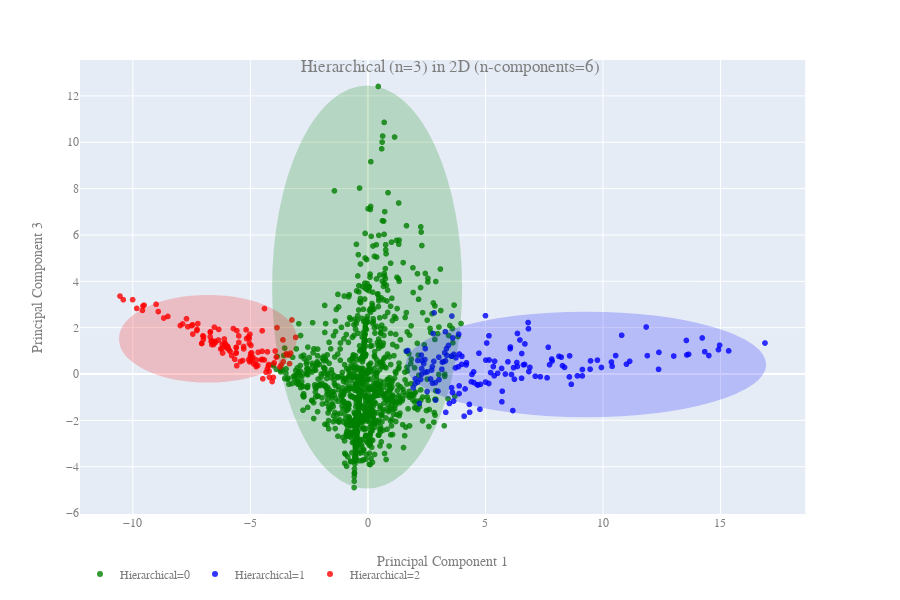

The cell this chart's notebook holds for it:
### Code cell
mod = 'Hierarchical'
two_d(mod, n_clusters=3)

### Figure 1 — Plotly figure (JSON) as saved in the notebook; plotly's stock layout.template omitted (floating-point values rounded to 4 significant figures; data arrays with more than 128 entries replaced by an {"elided": "..."} marker saying what was removed)
{"data": [{"hoverlabel": {"namelength": 0}, "hovertemplate": "Hierarchical=0<br>pc1=%{x}<br>pc3=%{y}", "legendgroup": "Hierarchical=0", "marker": {"color": "green", "opacity": 0.8, "symbol": "circle"}, "mode": "markers", "name": "Hierarchical=0", "showlegend": true, "type": "scattergl", "x": {"elided": "1067 float values"}, "xaxis": "x", "y": {"elided": "1067 float values"}, "yaxis": "y"}, {"hoverlabel": {"namelength": 0}, "hovertemplate": "Hierarchical=1<br>pc1=%{x}<br>pc3=%{y}", "legendgroup": "Hierarchical=1", "marker": {"color": "blue", "opacity": 0.8, "symbol": "circle"}, "mode": "markers", "name": "Hierarchical=1", "showlegend": true, "type": "scattergl", "x": {"elided": "152 float values"}, "xaxis": "x", "y": {"elided": "152 float values"}, "yaxis": "y"}, {"hoverlabel": {"namelength": 0}, "hovertemplate": "Hierarchical=2<br>pc1=%{x}<br>pc3=%{y}", "legendgroup": "Hierarchical=2", "marker": {"color": "red", "opacity": 0.8, "symbol": "circle"}, "mode": "markers", "name": "Hierarchical=2", "showlegend": true, "type": "scattergl", "x": [-3.454, -6.099, -3.331, -4.273, -4.498, -3.067, -3.465, -3.348, -4.495, -4.072, -3.686, -5.578, -4.771, -4.23, -6.669, -4.272, -3.738, -6.709, -6.209, -5.038, -4.468, -4.948, -5.491, -6.992, -9.01, -8.917, -4.738, -7.98, -4.99, -3.284, -4.687, -7.494, -4.495, -4.858, -7.716, -5.905, -4.329, -4.019, -8.684, -5.859, -5.282, -6.2, -6.53, -5.072, -4.217, -9.568, -3.981, -3.942, -6.357, -5.72, -6.073, -6.105, -5.986, -4.196, -6.699, -6.699, -5.328, -7.447, -7.66, -7.272, -7.233, -3.597, -9.833, -5.572, -6.483, -5.489, -5.0, -8.508, -10.01, -5.602, -9.522, -4.668, -4.967, -3.897, -5.604, -5.793, -4.749, -6.005, -7.017, -5.6, -4.973, -5.045, -6.181, -5.026, -4.526, -6.998, -6.538, -4.396, -6.072, -3.23, -5.017, -6.631, -6.64, -6.036, -4.186, -6.26, -6.517, -4.986, -5.419, -10.55, -6.565, -7.882, -5.285, -7.268, -7.066, -7.066, -5.943, -5.976, -4.952, -5.662, -5.079, -4.404, -3.864, -10.41, -9.591, -5.602, -6.345, -7.457, -4.89, -5.161, -5.181, -3.611], "xaxis": "x", "y": [0.8292, 1.297, 0.4452, 0.956, 0.9804, 1.581, 0.8716, 0.8176, 0.6309, -0.3251, 0.391, 0.3565, 0.4051, 0.3508, 1.416, 0.2228, 0.3048, 1.606, 1.112, 1.317, -0.2062, 0.9196, 1.643, 1.612, 3.008, 2.694, 0.6042, 2.09, 0.565, 0.9009, 0.3623, 2.086, 1.867, 0.4375, 2.385, 1.038, 0.07511, -0.1477, 2.414, 0.9783, 1.084, 1.29, 2.02, 0.6178, 0.4088, 2.934, 0.4831, 0.9908, 1.465, 1.961, 1.332, 1.51, 1.109, 0.1112, 1.814, 1.814, 0.5811, 1.722, 2.04, 1.878, 2.175, 0.5265, 2.83, 1.869, 1.363, 1.361, 0.7583, 2.482, 3.208, 1.15, 2.97, 0.9375, 0.7346, 0.7242, 0.9, 0.7951, 0.3167, 1.192, 1.647, 1.138, 1.232, 1.534, 0.9043, 0.5234, 0.6135, 1.49, 1.361, 2.823, 1.212, 2.331, 1.716, 1.43, 1.272, 1.187, -0.1382, 1.08, 1.413, 0.8778, 0.5377, 3.361, 1.271, 2.158, 1.186, 1.924, 1.317, 1.317, 1.146, 1.208, 0.5995, 0.6356, 1.61, 0.6071, 2.0, 3.205, 2.746, 0.9186, 1.923, 2.123, 0.7233, 1.529, 1.91, 1.473], "yaxis": "y"}], "layout": {"font": {"color": "#7f7f7f", "family": "Arial", "size": 12}, "height": 600, "legend": {"orientation": "h", "tracegroupgap": 0}, "margin": {"t": 60}, "shapes": [{"fillcolor": "green", "line": {"color": "green"}, "opacity": 0.2, "type": "circle", "x0": -4.032, "x1": 3.967, "xref": "x", "y0": -4.9, "y1": 12.41, "yref": "y"}, {"fillcolor": "blue", "line": {"color": "blue"}, "opacity": 0.2, "type": "circle", "x0": 1.648, "x1": 16.9, "xref": "x", "y0": -1.819, "y1": 2.639, "yref": "y"}, {"fillcolor": "red", "line": {"color": "red"}, "opacity": 0.2, "type": "circle", "x0": -10.55, "x1": -3.067, "xref": "x", "y0": -0.3251, "y1": 3.361, "yref": "y"}], "title": {"text": "Hierarchical (n=3) in 2D (n-components=6)", "x": 0.5, "xanchor": "center", "y": 0.9, "yanchor": "top"}, "xaxis": {"anchor": "y", "domain": [0, 0.98], "title": {"text": "Principal Component 1"}}, "yaxis": {"anchor": "x", "domain": [0, 1], "title": {"text": "Principal Component 3"}}}}
